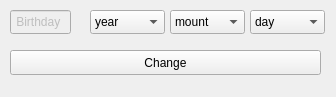
<?xml version="1.0" encoding="UTF-8"?>
<ui version="4.0">
 <class>ChangeBirthday</class>
 <widget class="QWidget" name="ChangeBirthday">
  <property name="geometry">
   <rect>
    <x>0</x>
    <y>0</y>
    <width>336</width>
    <height>97</height>
   </rect>
  </property>
  <property name="windowTitle">
   <string>Change birthday</string>
  </property>
  <property name="windowIcon">
   <iconset>
    <normalon>:/image/snake.jpeg</normalon>
   </iconset>
  </property>
  <widget class="QLineEdit" name="lineEdit">
   <property name="enabled">
    <bool>false</bool>
   </property>
   <property name="geometry">
    <rect>
     <x>10</x>
     <y>10</y>
     <width>61</width>
     <height>24</height>
    </rect>
   </property>
   <property name="text">
    <string> Birthday</string>
   </property>
  </widget>
  <widget class="QComboBox" name="year">
   <property name="geometry">
    <rect>
     <x>90</x>
     <y>10</y>
     <width>75</width>
     <height>24</height>
    </rect>
   </property>
   <item>
    <property name="text">
     <string>year</string>
    </property>
   </item>
   <item>
    <property name="text">
     <string>2000</string>
    </property>
   </item>
   <item>
    <property name="text">
     <string>2001</string>
    </property>
   </item>
   <item>
    <property name="text">
     <string>2002</string>
    </property>
   </item>
   <item>
    <property name="text">
     <string>2003</string>
    </property>
   </item>
   <item>
    <property name="text">
     <string>2004</string>
    </property>
   </item>
   <item>
    <property name="text">
     <string>2005</string>
    </property>
   </item>
   <item>
    <property name="text">
     <string>2006</string>
    </property>
   </item>
   <item>
    <property name="text">
     <string>2007</string>
    </property>
   </item>
   <item>
    <property name="text">
     <string>2008</string>
    </property>
   </item>
   <item>
    <property name="text">
     <string>2009</string>
    </property>
   </item>
   <item>
    <property name="text">
     <string>2010</string>
    </property>
   </item>
   <item>
    <property name="text">
     <string>2011</string>
    </property>
   </item>
   <item>
    <property name="text">
     <string>2012</string>
    </property>
   </item>
   <item>
    <property name="text">
     <string>2013</string>
    </property>
   </item>
   <item>
    <property name="text">
     <string>2014</string>
    </property>
   </item>
   <item>
    <property name="text">
     <string>2015</string>
    </property>
   </item>
   <item>
    <property name="text">
     <string>2016</string>
    </property>
   </item>
   <item>
    <property name="text">
     <string>2017</string>
    </property>
   </item>
   <item>
    <property name="text">
     <string>2018</string>
    </property>
   </item>
   <item>
    <property name="text">
     <string>2019</string>
    </property>
   </item>
   <item>
    <property name="text">
     <string>2020</string>
    </property>
   </item>
   <item>
    <property name="text">
     <string>2021</string>
    </property>
   </item>
  </widget>
  <widget class="QComboBox" name="mount">
   <property name="geometry">
    <rect>
     <x>170</x>
     <y>10</y>
     <width>75</width>
     <height>24</height>
    </rect>
   </property>
   <item>
    <property name="text">
     <string>mount</string>
    </property>
   </item>
   <item>
    <property name="text">
     <string>1</string>
    </property>
   </item>
   <item>
    <property name="text">
     <string>2</string>
    </property>
   </item>
   <item>
    <property name="text">
     <string>3</string>
    </property>
   </item>
   <item>
    <property name="text">
     <string>4</string>
    </property>
   </item>
   <item>
    <property name="text">
     <string>5</string>
    </property>
   </item>
   <item>
    <property name="text">
     <string>6</string>
    </property>
   </item>
   <item>
    <property name="text">
     <string>7</string>
    </property>
   </item>
   <item>
    <property name="text">
     <string>8</string>
    </property>
   </item>
   <item>
    <property name="text">
     <string>9</string>
    </property>
   </item>
   <item>
    <property name="text">
     <string>10</string>
    </property>
   </item>
   <item>
    <property name="text">
     <string>11</string>
    </property>
   </item>
   <item>
    <property name="text">
     <string>12</string>
    </property>
   </item>
  </widget>
  <widget class="QComboBox" name="day">
   <property name="geometry">
    <rect>
     <x>250</x>
     <y>10</y>
     <width>75</width>
     <height>24</height>
    </rect>
   </property>
   <item>
    <property name="text">
     <string>day</string>
    </property>
   </item>
   <item>
    <property name="text">
     <string>1</string>
    </property>
   </item>
   <item>
    <property name="text">
     <string>2</string>
    </property>
   </item>
   <item>
    <property name="text">
     <string>3</string>
    </property>
   </item>
   <item>
    <property name="text">
     <string>4</string>
    </property>
   </item>
   <item>
    <property name="text">
     <string>5</string>
    </property>
   </item>
   <item>
    <property name="text">
     <string>6</string>
    </property>
   </item>
   <item>
    <property name="text">
     <string>7</string>
    </property>
   </item>
   <item>
    <property name="text">
     <string>8</string>
    </property>
   </item>
   <item>
    <property name="text">
     <string>9</string>
    </property>
   </item>
   <item>
    <property name="text">
     <string>10</string>
    </property>
   </item>
   <item>
    <property name="text">
     <string>11</string>
    </property>
   </item>
   <item>
    <property name="text">
     <string>12</string>
    </property>
   </item>
   <item>
    <property name="text">
     <string>13</string>
    </property>
   </item>
   <item>
    <property name="text">
     <string>14</string>
    </property>
   </item>
   <item>
    <property name="text">
     <string>15</string>
    </property>
   </item>
   <item>
    <property name="text">
     <string>16</string>
    </property>
   </item>
   <item>
    <property name="text">
     <string>17</string>
    </property>
   </item>
   <item>
    <property name="text">
     <string>18</string>
    </property>
   </item>
   <item>
    <property name="text">
     <string>19</string>
    </property>
   </item>
   <item>
    <property name="text">
     <string>20</string>
    </property>
   </item>
   <item>
    <property name="text">
     <string>21</string>
    </property>
   </item>
   <item>
    <property name="text">
     <string>22</string>
    </property>
   </item>
   <item>
    <property name="text">
     <string>23</string>
    </property>
   </item>
   <item>
    <property name="text">
     <string>24</string>
    </property>
   </item>
   <item>
    <property name="text">
     <string>25</string>
    </property>
   </item>
   <item>
    <property name="text">
     <string>26</string>
    </property>
   </item>
   <item>
    <property name="text">
     <string>27</string>
    </property>
   </item>
   <item>
    <property name="text">
     <string>28</string>
    </property>
   </item>
   <item>
    <property name="text">
     <string>29</string>
    </property>
   </item>
   <item>
    <property name="text">
     <string>30</string>
    </property>
   </item>
   <item>
    <property name="text">
     <string>31</string>
    </property>
   </item>
  </widget>
  <widget class="QPushButton" name="change">
   <property name="geometry">
    <rect>
     <x>10</x>
     <y>50</y>
     <width>311</width>
     <height>25</height>
    </rect>
   </property>
   <property name="text">
    <string>Change</string>
   </property>
  </widget>
 </widget>
 <resources/>
 <connections/>
</ui>
